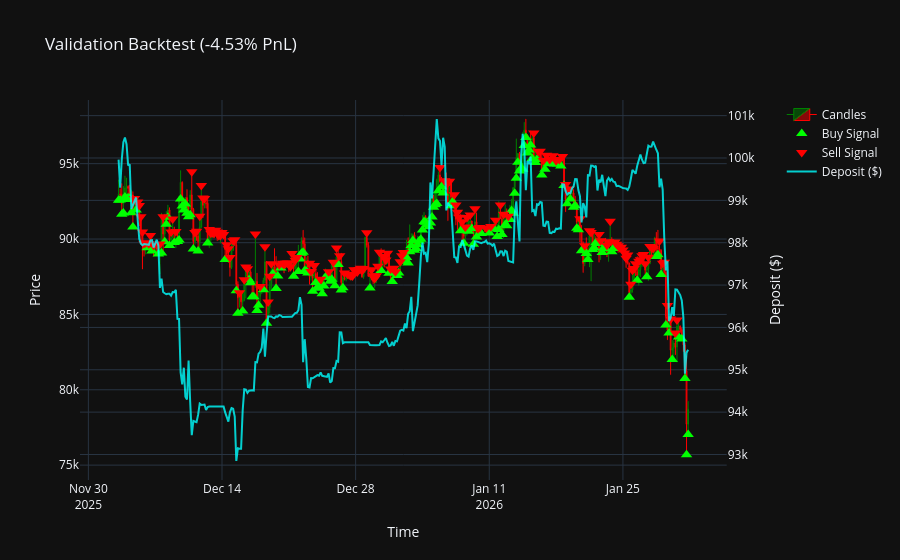

Notebook source saved alongside this figure:
### Markdown cell above
## 🔬 Универсальный Блок Валидации
Этот блок можно запускать отдельно в любой момент. Он загружает обученную модель с диска, прогоняет её по тестовому куску данных и рисует красивый график цены, совмещенный с кривой вашего депозита.

### Code cell
from core.evaluation.validation import run_validation

# Запускаем симуляцию случайного отрезка графика
run_validation(
    data_features=data_features,
    model_path=MODEL_PATH,
    norm_path=NORM_PATH,
    use_frame_stack=False,
    n_stack=10,
    test_size=360,
    random_start=True
)

### Figure 1 — Plotly figure (JSON) as saved in the notebook; plotly's stock layout.template omitted (floating-point values rounded to 4 significant figures; data arrays with more than 128 entries replaced by an {"elided": "..."} marker saying what was removed)
{"data": [{"close": {"elided": "359 float values"}, "decreasing": {"line": {"color": "red"}}, "high": {"elided": "359 float values"}, "increasing": {"line": {"color": "green"}}, "line": {"width": 1}, "low": {"elided": "359 float values"}, "name": "Candles", "open": {"elided": "359 float values"}, "type": "candlestick", "whiskerwidth": 0.2, "x": {"elided": "359 str values"}, "xaxis": "x", "yaxis": "y"}, {"hoverinfo": "text+y", "marker": {"color": "lime", "size": 10, "symbol": "triangle-up"}, "mode": "markers", "name": "Buy Signal", "text": {"elided": "173 str values"}, "type": "scatter", "x": {"elided": "173 str values"}, "xaxis": "x", "y": {"elided": "173 float values"}, "yaxis": "y"}, {"hoverinfo": "text+y", "marker": {"color": "red", "size": 10, "symbol": "triangle-down"}, "mode": "markers", "name": "Sell Signal", "text": {"elided": "164 str values"}, "type": "scatter", "x": {"elided": "164 str values"}, "xaxis": "x", "y": {"elided": "164 float values"}, "yaxis": "y"}, {"line": {"color": "cyan", "width": 2}, "mode": "lines", "name": "Deposit ($)", "opacity": 0.8, "type": "scatter", "x": {"elided": "359 str values"}, "xaxis": "x", "y": {"elided": "359 float values"}, "yaxis": "y2"}], "layout": {"title": {"text": "Validation Backtest (-4.53% PnL)"}, "xaxis": {"anchor": "y", "domain": [0, 0.94], "rangeslider": {"visible": false}, "title": {"text": "Time"}}, "yaxis": {"anchor": "x", "domain": [0, 1], "title": {"text": "Price"}}, "yaxis2": {"anchor": "x", "overlaying": "y", "side": "right", "title": {"text": "Deposit ($)"}}}}
